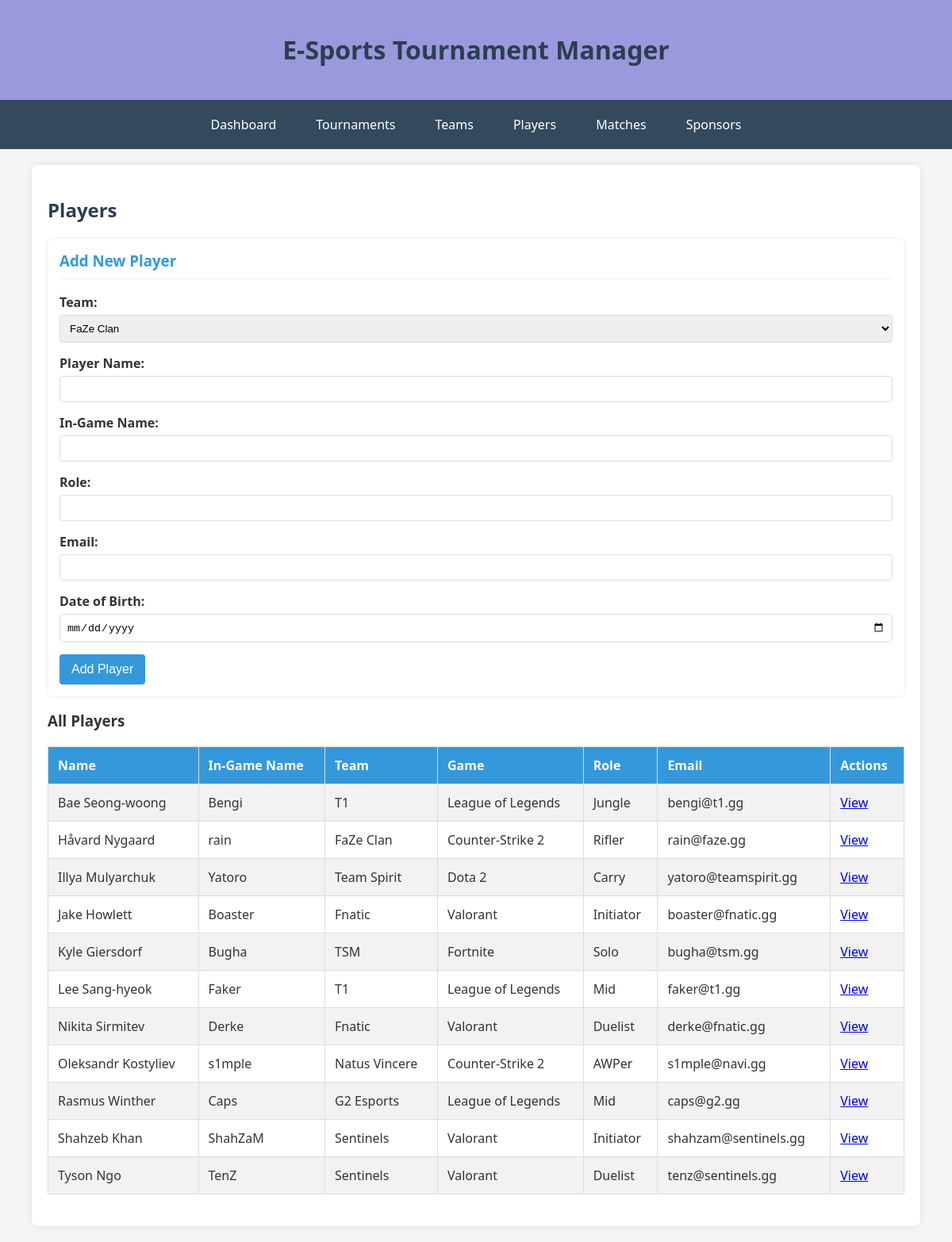
Page /players.php on the committed database.
### tables this page shows
CREATE TABLE players (
    player_id INT PRIMARY KEY AUTO_INCREMENT,
    team_id INT,
    player_name VARCHAR(100) NOT NULL,
    in_game_name VARCHAR(50) NOT NULL,
    role VARCHAR(50),
    email VARCHAR(100) UNIQUE,
    date_of_birth DATE,
    created_at TIMESTAMP DEFAULT CURRENT_TIMESTAMP,
    FOREIGN KEY (team_id) REFERENCES teams(team_id) ON DELETE SET NULL
);

CREATE TABLE teams (
    team_id INT PRIMARY KEY AUTO_INCREMENT,
    team_name VARCHAR(100) NOT NULL,
    game_id INT,
    coach_name VARCHAR(100),
    created_at TIMESTAMP DEFAULT CURRENT_TIMESTAMP,
    FOREIGN KEY (game_id) REFERENCES games(game_id) ON DELETE SET NULL
);

CREATE TABLE games (
    game_id INT PRIMARY KEY AUTO_INCREMENT,
    game_name VARCHAR(100) NOT NULL,
    genre VARCHAR(50),
    created_at TIMESTAMP DEFAULT CURRENT_TIMESTAMP
);

### players.php (the view, shortened to what this page needs)
<?php
include 'db_connect.php';
include 'header.php';
?>
<h2>Players</h2>
<div class="card">
    <h3>Add New Player</h3>
    <form method="POST">
        <div class="form-group">
            <label for="team_id">Team:</label>
            <select id="team_id" name="team_id" required>
                <?php
                $teams = $conn->query("SELECT * FROM teams ORDER BY team_name");
                while($team = $teams->fetch_assoc()) {
                    echo '<option value="' . $team['team_id'] . '">' . $team['team_name'] . '</option>';
                }
                ?>
            </select>
        </div>
        <div class="form-group">
            <label for="player_name">Player Name:</label>
            <input type="text" id="player_name" name="player_name" required>
        </div>
        <div class="form-group">
            <label for="in_game_name">In-Game Name:</label>
            <input type="text" id="in_game_name" name="in_game_name" required>
        </div>
        <div class="form-group">
            <label for="role">Role:</label>
            <input type="text" id="role" name="role">
        </div>
        <div class="form-group">
            <label for="email">Email:</label>
            <input type="email" id="email" name="email" required>
        </div>
        <div class="form-group">
            <label for="dob">Date of Birth:</label>
            <input type="date" id="dob" name="dob">
        </div>
        <button type="submit">Add Player</button>
    </form>
</div>
<h3>All Players</h3>
<?php
$players = $conn->query("SELECT p.*, t.team_name, g.game_name
                        FROM players p
                        JOIN teams t ON p.team_id = t.team_id
                        JOIN games g ON t.game_id = g.game_id
                        ORDER BY p.player_name");
if ($players->num_rows > 0) {
    echo '<table>';
    echo '<tr><th>Name</th><th>In-Game Name</th><th>Team</th><th>Game</th><th>Role</th><th>Email</th><th>Actions</th></tr>';
    while($row = $players->fetch_assoc()) {
        echo '<tr>';
        echo '<td>' . $row['player_name'] . '</td>';
        echo '<td>' . $row['in_game_name'] . '</td>';
        echo '<td>' . $row['team_name'] . '</td>';
        echo '<td>' . $row['game_name'] . '</td>';
        echo '<td>' . $row['role'] . '</td>';
        echo '<td>' . $row['email'] . '</td>';
        echo '<td><a href="player_details.php?id=' . $row['player_id'] . '">View</a></td>';
        echo '</tr>';
    }
    echo '</table>';
} else {
    echo '<p>No players found.</p>';
}
include 'footer.php';
?>

### header.php (style rules this page uses)
body { font-family: 'Segoe UI', Tahoma, Geneva, Verdana, sans-serif; margin: 0; padding: 0; background-color: #f5f5f5; color: #333; }
h1, h2 { color: #2c3e50; }
table { width: 100%; border-collapse: collapse; margin: 20px 0; }
table, th, td { border: 1px solid #ddd; }
th, td { padding: 12px; text-align: left; }
th { background-color: #3498db; color: white; }
tr:nth-child(even) { background-color: #f2f2f2; }
.form-group { margin-bottom: 15px; }
label { display: block; margin-bottom: 5px; font-weight: bold; }
input, select { width: 100%; padding: 8px; border: 1px solid #ddd; border-radius: 4px; box-sizing: border-box; }
button { background-color: #3498db; color: white; padding: 10px 15px; border: none; border-radius: 4px; cursor: pointer; font-size: 16px; }
.card { background-color: white; border-radius: 8px; box-shadow: 0 0 5px rgba(0,0,0,0.1); padding: 15px; transition: transform 0.3s; }
.card h3 { margin-top: 0; color: #3498db; border-bottom: 1px solid #eee; padding-bottom: 10px; }

### rows in the picture
players: player_name "Bae Seong-woong", in_game_name "Bengi", team.team_name "T1", games.game_name "League of Legends", role "Jungle", email "bengi@t1.gg"
players: player_name "Håvard Nygaard", in_game_name "rain", team.team_name "FaZe Clan", games.game_name "Counter-Strike 2", role "Rifler", email "rain@faze.gg"
players: player_name "Illya Mulyarchuk", in_game_name "Yatoro", team.team_name "Team Spirit", games.game_name "Dota 2", role "Carry", email "yatoro@teamspirit.gg"
players: player_name "Jake Howlett", in_game_name "Boaster", team.team_name "Fnatic", games.game_name "Valorant", role "Initiator", email "boaster@fnatic.gg"
players: player_name "Kyle Giersdorf", in_game_name "Bugha", team.team_name "TSM", games.game_name "Fortnite", role "Solo", email "bugha@tsm.gg"
players: player_name "Lee Sang-hyeok", in_game_name "Faker", team.team_name "T1", games.game_name "League of Legends", role "Mid", email "faker@t1.gg"
players: player_name "Nikita Sirmitev", in_game_name "Derke", team.team_name "Fnatic", games.game_name "Valorant", role "Duelist", email "derke@fnatic.gg"
players: player_name "Oleksandr Kostyliev", in_game_name "s1mple", team.team_name "Natus Vincere", games.game_name "Counter-Strike 2", role "AWPer", email "s1mple@navi.gg"
players: player_name "Rasmus Winther", in_game_name "Caps", team.team_name "G2 Esports", games.game_name "League of Legends", role "Mid", email "caps@g2.gg"
players: player_name "Shahzeb Khan", in_game_name "ShahZaM", team.team_name "Sentinels", games.game_name "Valorant", role "Initiator", email "shahzam@sentinels.gg"
players: player_name "Tyson Ngo", in_game_name "TenZ", team.team_name "Sentinels", games.game_name "Valorant", role "Duelist", email "tenz@sentinels.gg"

### other values in the picture
form field team_id "FaZe Clan"
